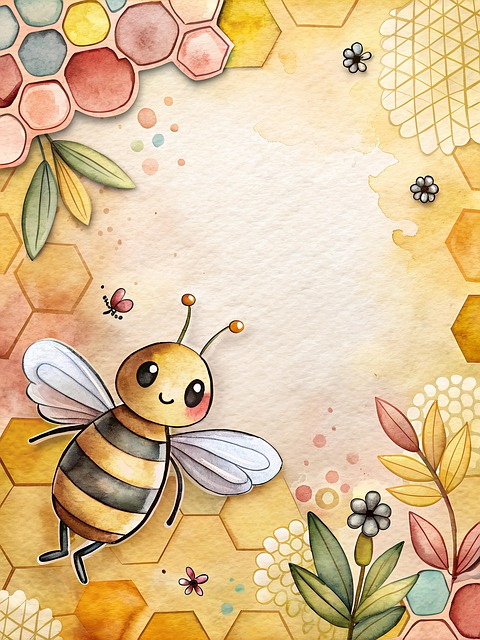
#> input picture ComputerVision/Class 01 Introduction/bee-8790316_640.jpg, 480 x 640 px, found by its file name
$ jupyter execute Low_Level_Vision.ipynb
#> lines starting #> are read from the running program, lines starting #| are printed output that depends on the picture; after the words box and inside, x2 and y2 are one past the last pixel; in counts of white or black regions, pixels touching at a corner belong together
[cell 1]
### Histogram and Equalized Histogram

[cell 2]
import cv2
import matplotlib.pyplot as plt

img = cv2.imread('bee-8790316_640.jpg', 0)
#> img: shape (640, 480); min 0, max 255, mean 196.2
equalized = cv2.equalizeHist(img)
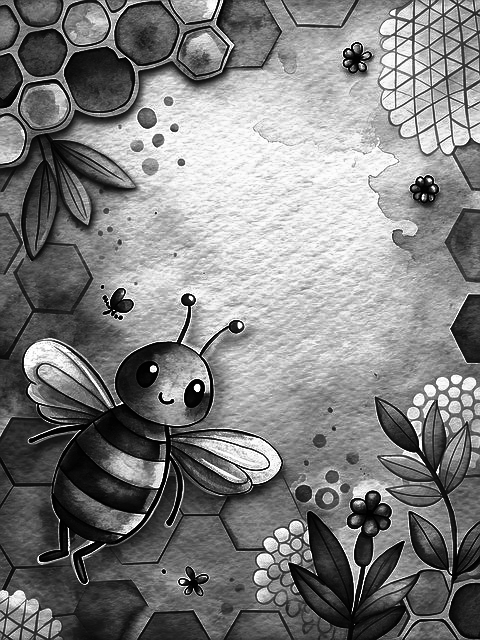
#> equalized: shape (640, 480); min 0, max 255, mean 128.3

plt.subplot(2,2,1), plt.imshow(img, cmap='gray'), plt.title("Original")
plt.subplot(2,2,2), plt.hist(img.ravel(), 256, [0, 256]), plt.title("Original Histogram")

plt.subplot(2,2,3), plt.imshow(equalized, cmap='gray'), plt.title("Equalized")
plt.subplot(2,2,4), plt.hist(equalized.ravel(), 256, [0, 256]), plt.title("Equalized Histogram")
plt.tight_layout()
plt.show()
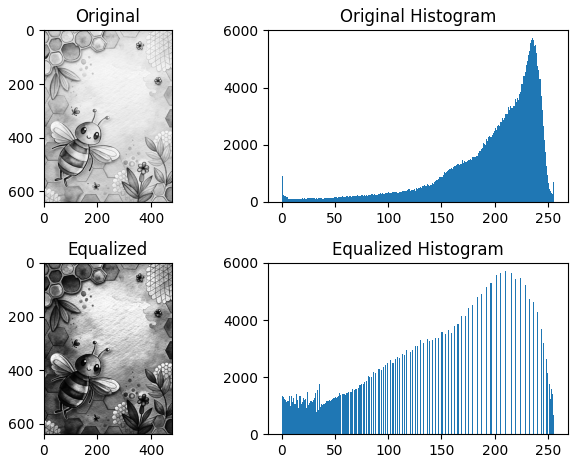
#> figure drawn by matplotlib, 4 panels; panel 2: tallest bar 5718 high, from x = 235 to 236; panel 4: tallest bar 5718 high, from x = 210 to 211

[cell 3]
### Normalized Vs. Un-Normalized

[cell 4]
import cv2
import numpy as np
import matplotlib.pyplot as plt

img = cv2.imread('bee-8790316_640.jpg', 0)

# Un-normalized Histogram
hist_un = cv2.calcHist([img], [0], None, [256], [0, 256])
#> hist_un = 256 values, max 5718 at index 235, min 87 at index 13, mean 1200

# Normalized Histogram (Divide by total pixels)
hist_norm = hist_un / hist_un.sum()
#> hist_norm = 256 values, max 0.0186 at index 235, min 0.000283 at index 13, mean 0.00391

plt.figure(figsize=(10, 4))
plt.subplot(1, 2, 1)
plt.plot(hist_un), plt.title('Un-normalized Histogram')

plt.subplot(1, 2, 2)
plt.plot(hist_norm), plt.title('Normalized Histogram')

plt.show()
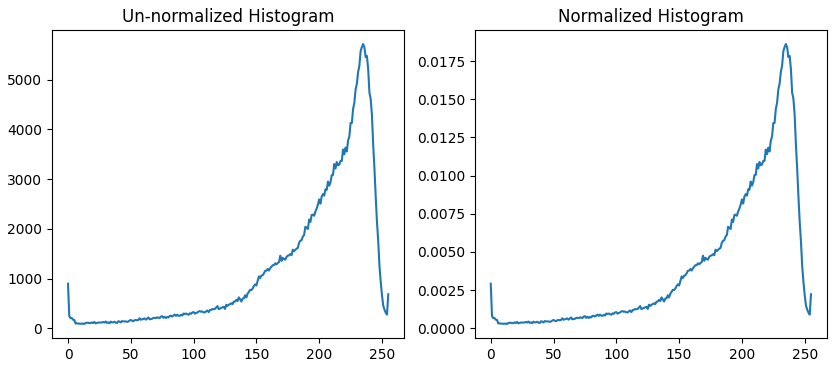
#> figure drawn by matplotlib, 2 panels; panel 1: curve peaks at x = 235, y = 5718; panel 2: curve peaks at x = 235, y = 0.0186

[cell 5]
### Image Transformation

[cell 6]
import cv2
import numpy as np
import matplotlib.pyplot as plt

# Load image in grayscale
img = cv2.imread('bee-8790316_640.jpg', 0)

# 1. Image Negation
neg_img = 255 - img
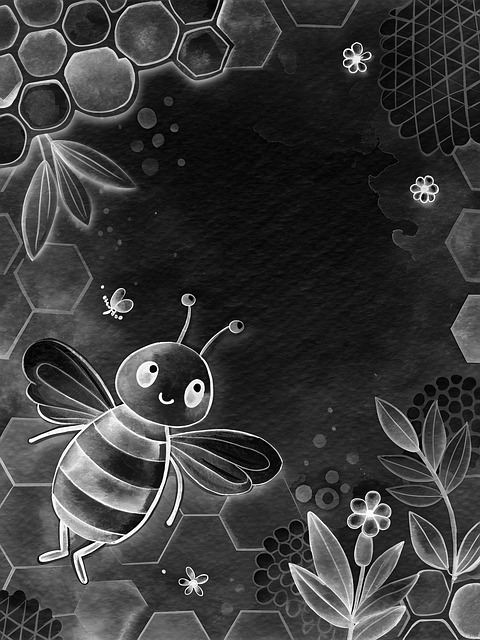
#> neg_img: shape (640, 480); min 0, max 255, mean 58.8

# 2. Log Transformation
c = 255 / np.log(1 + np.max(img))
#> c = 45.99
log_img = c * (np.log(1 + img.astype(np.float32)))
log_img = np.array(log_img, dtype=np.uint8)

# 3. Gamma Correction
gamma = 2.0
gamma_img = np.array(255 * (img / 255) ** gamma, dtype=np.uint8)
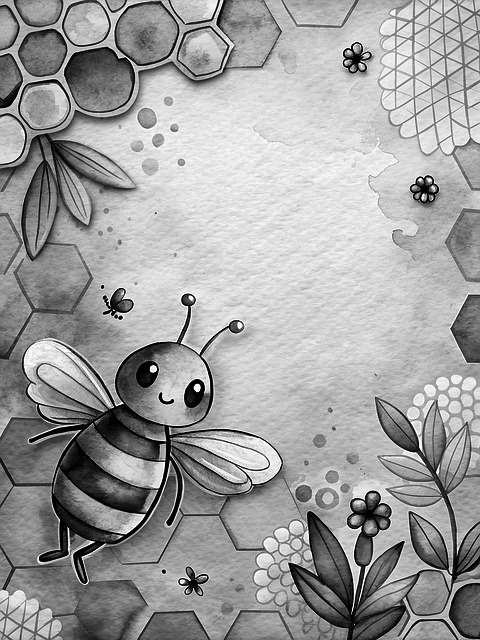
#> gamma_img: shape (640, 480); min 0, max 255, mean 159.9

# 4. Contrast Stretching (Piecewise Linear)
min_val = np.min(img)
#> min_val = 0
max_val = np.max(img)
#> max_val = 255
contrast_img = (img - min_val) * (255 / (max_val - min_val))
contrast_img = np.array(contrast_img, dtype=np.uint8)

# 5. Thresholding
T = 127
_, thresh_img = cv2.threshold(img, T, 255, cv2.THRESH_BINARY)
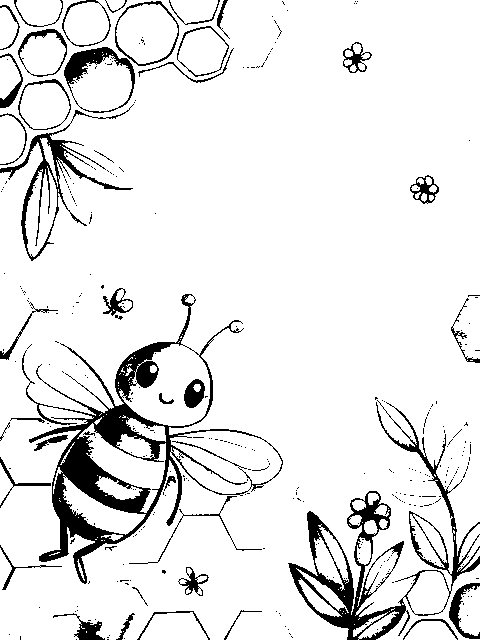
#> thresh_img: shape (640, 480); 90.7% white; 346 black regions (303 under 20 px), largest, box (x1, y1, x2, y2) and area: (22, 294, 283, 584) 10854, (288, 400, 480, 640) 6531, (0, 104, 134, 261) 2182

# Plot all transformations
titles = ['Original', 'Negative', 'Log', 'Gamma', 'Contrast Stretch', 'Thresholded']
images = [img, neg_img, log_img, gamma_img, contrast_img, thresh_img]

plt.figure(figsize=(12, 6))
for i in range(6):
    plt.subplot(2, 3, i+1)
    plt.imshow(images[i], cmap='gray')
    plt.title(titles[i])
    plt.axis('off')
plt.tight_layout()
plt.show()

[cell 7]
### Image Smooth

[cell 8]
import cv2
import matplotlib.pyplot as plt

# Load image
img = cv2.imread('bee-8790316_640.jpg', 0)

# Average Blur
avg_blur = cv2.blur(img, (5, 5))

# Gaussian Blur
gauss_blur = cv2.GaussianBlur(img, (5, 5), 1)

# Median Blur
med_blur = cv2.medianBlur(img, 5)

# Bilateral Filter
bilat_blur = cv2.bilateralFilter(img, 9, 75, 75)
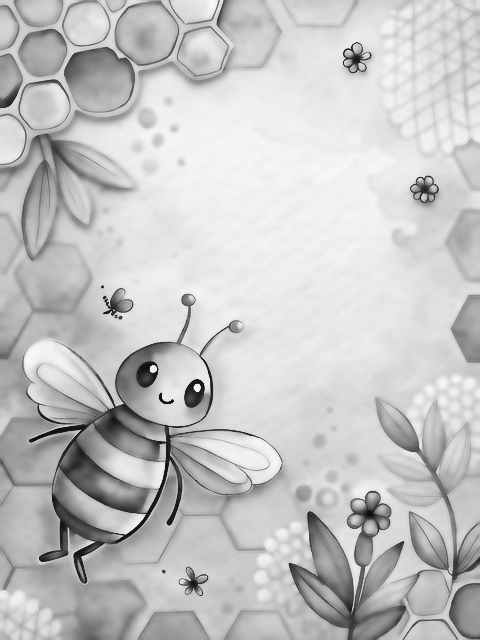
#> bilat_blur: shape (640, 480); min 9, max 248, mean 196.8

# Plot
titles = ['Original', 'Average', 'Gaussian', 'Median', 'Bilateral']
images = [img, avg_blur, gauss_blur, med_blur, bilat_blur]

plt.figure(figsize=(15, 6))
for i in range(5):
    plt.subplot(1, 5, i+1)
    plt.imshow(images[i], cmap='gray')
    plt.title(titles[i])
    plt.axis('off')
plt.tight_layout()
plt.show()

[cell 9]
# https://colab.research.google.com/github/xn2333/OpenCV/blob/master/Image_Processing_in_Python_Final.ipynb#scrollTo=s9q4iqiRgHXD
# https://github.com/parekhakhil/pyImageSearch/blob/main/203_smoothing_and_blurring.ipynb
# https://github.com/OSGeoLabBp/tutorials/blob/master/english/img_processing/img_proc.ipynb

[cell 10]
### 1. Convert Image from RGB to HSV

[cell 11]
import cv2
import matplotlib.pyplot as plt

# Load image in RGB format
image_rgb = cv2.cvtColor(cv2.imread('bee-8790316_640.jpg'), cv2.COLOR_BGR2RGB)
image_hsv = cv2.cvtColor(image_rgb, cv2.COLOR_RGB2HSV)
#> image_hsv: shape (640, 480, 3); mean H, S, V 21.3, 86.8, 221.3

# Display RGB and HSV images
plt.figure(figsize=(10,5))
plt.subplot(1,2,1)
plt.title("RGB Image")
plt.imshow(image_rgb)
plt.axis('off')

plt.subplot(1,2,2)
plt.title("HSV Image")
plt.imshow(image_hsv)
plt.axis('off')
plt.show()

[cell 12]
## 🎨 2. Visualize HSV Channels Separately

[cell 13]
h, s, v = cv2.split(image_hsv)
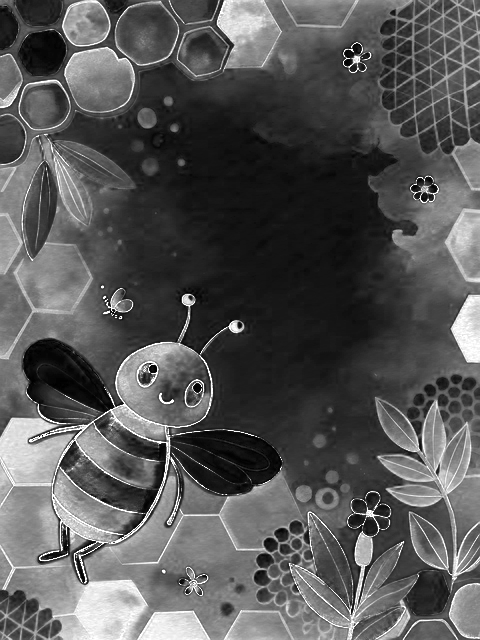
#> s: shape (640, 480); min 0, max 255, mean 86.8

plt.figure(figsize=(12,4))
plt.subplot(1,3,1)
plt.title("Hue Channel")
plt.imshow(h, cmap='hsv')  # Use hsv colormap to show hue
plt.axis('off')

plt.subplot(1,3,2)
plt.title("Saturation Channel")
plt.imshow(s, cmap='gray')
plt.axis('off')

plt.subplot(1,3,3)
plt.title("Value Channel")
plt.imshow(v, cmap='gray')
plt.axis('off')
plt.show()

[cell 14]
### 3. Filter Specific Color (e.g., Red)

[cell 15]
# Define red color range in HSV
lower_red = np.array([0, 100, 100])
upper_red = np.array([10, 255, 255])

# Threshold the image
mask = cv2.inRange(image_hsv, lower_red, upper_red)
#> mask: shape (640, 480); 4.4% white; 259 white regions (220 under 20 px), largest, box (x1, y1, x2, y2) and area: (64, 47, 135, 113) 3247, (0, 316, 37, 415) 1874, (449, 583, 480, 639) 1325
result = cv2.bitwise_and(image_rgb, image_rgb, mask=mask)
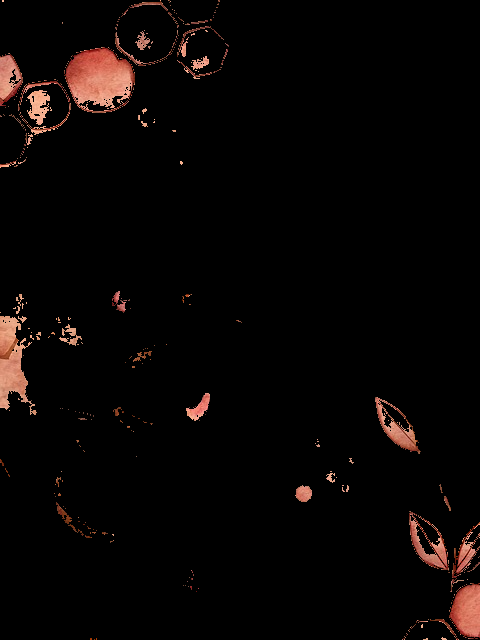
#> result: shape (640, 480, 3); mean R, G, B 8.8, 5.2, 4.2

# Show result
plt.figure(figsize=(10,4))
plt.subplot(1,2,1)
plt.title("Red Color Mask")
plt.imshow(mask, cmap='gray')
plt.axis('off')

plt.subplot(1,2,2)
plt.title("Filtered Red Areas")
plt.imshow(result)
plt.axis('off')
plt.show()

[cell 16]
### 4. Convert Individual RGB Values to HSV

[cell 17]
# Example RGB color
rgb_pixel = np.uint8([[[0, 255, 0]]])  # Green
hsv_pixel = cv2.cvtColor(rgb_pixel, cv2.COLOR_RGB2HSV)
print("HSV value of green pixel:", hsv_pixel[0][0])

[cell 18]
### 5. Interactively Change Hue or Brightness

[cell 19]
# Increase brightness (Value)
brighter = image_hsv.copy()
brighter[:, :, 2] = cv2.add(brighter[:, :, 2], 50)  # Add to V channel
#> brighter: shape (640, 480, 3); mean H, S, V 21.3, 86.8, 243.4
brighter_rgb = cv2.cvtColor(brighter, cv2.COLOR_HSV2RGB)
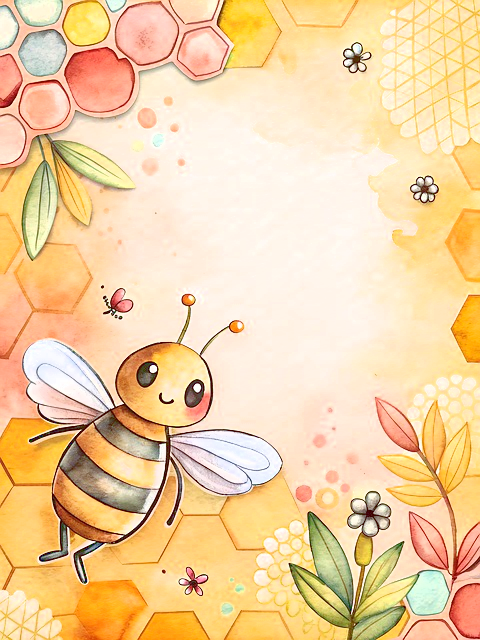
#> brighter_rgb: shape (640, 480, 3); mean R, G, B 242.7, 209.8, 163

plt.imshow(brighter_rgb)
plt.title("Brightened Image")
plt.axis('off')
plt.show()
